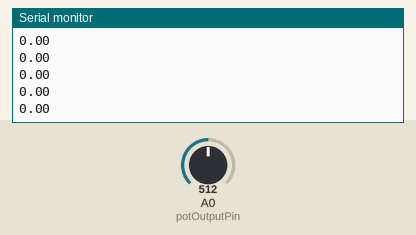
A sketch run on a simulated Arduino Uno, built with avr-gcc and run on an emulated ATmega328P. Parts: the last lines printed to the serial monitor. Inputs (shaded band) come from the test bench; at power-on: A0 (potOutputPin) = 512.

Above: at 1.2 s.
1.3 s: A0 (potOutputPin) set to 716
At 1.9 s:
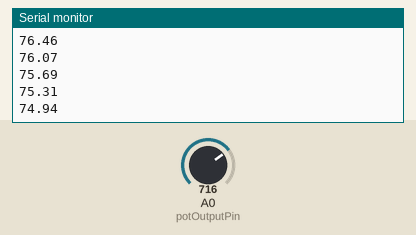
2.8 s: A0 (potOutputPin) set to 900
At 3.5 s:
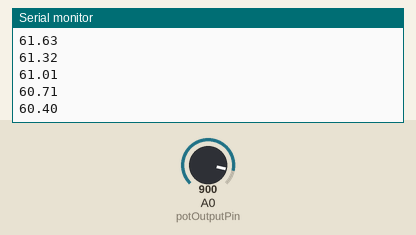
Timing chart, 0 to 5.8 s (numbered marks = the images above; inputs shaded):
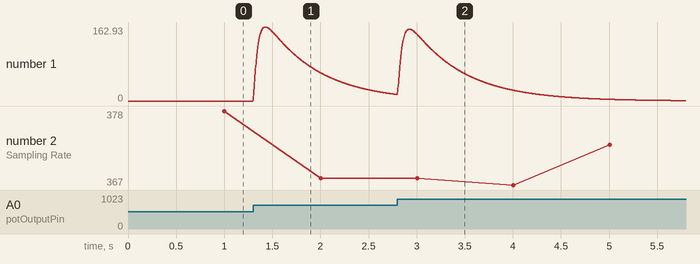

The sketch:

m_ECG__kalman_amp.ino
```cpp
// ===== ECG SIGNAL VIEWER =====

// Pin definitions
int potOutputPin = A0;   // Potentiometer output (final ECG signal)
int ecgInputPin  = A1;   // LM741 output (monitor only)

// Variables
int rawValue = 0;
float dcEstimate = 512.0;
float alphaDC = 0.995;
float smooth = 0;
float alphaSmooth = 0.25;

// ===== KALMAN FILTER VARIABLES =====
float kalmanValue = 0;        // Filtered output
float kalmanP = 1;            // Estimation error covariance
float kalmanQ = 0.125;        // Process noise covariance (adjust for responsiveness)
float kalmanR = 32;           // Measurement noise covariance (adjust for smoothing)
float kalmanK = 0;            // Kalman gain
// ===================================

// Sampling rate measurement
unsigned long lastTime = 0;
unsigned long currentTime = 0;
float samplingRate = 0;
int sampleCount = 0;
unsigned long lastPrintTime = 0;

void setup() {
  // initializes pin modes
  pinMode(potOutputPin, INPUT);  // ECG after pot
  pinMode(ecgInputPin, INPUT);   // ECG before pot (optional monitor)

  Serial.begin(115200); // initiates serial communication for debugging
}

void loop() {

  // Read ECG from potentiometer output
  rawValue = analogRead(potOutputPin);

  // Remove DC offset
  dcEstimate = alphaDC * dcEstimate + (1 - alphaDC) * rawValue;
  float ecg = rawValue - dcEstimate;

  // Smooth the signal
  smooth = alphaSmooth * ecg + (1 - alphaSmooth) * smooth;

  // ===== KALMAN FILTER =====
  // Prediction update
  kalmanP = kalmanP + kalmanQ;

  // Measurement update
  kalmanK = kalmanP / (kalmanP + kalmanR);
  kalmanValue = kalmanValue + kalmanK * (smooth - kalmanValue);
  kalmanP = (1 - kalmanK) * kalmanP;
  // ==========================

  // Send filtered signal to Serial Plotter
  Serial.println(kalmanValue);

  // Calculate and display sampling rate every second
  sampleCount++;
  currentTime = micros();
  if (currentTime - lastPrintTime >= 1000000) { // 1 second
    samplingRate = sampleCount;
    Serial.print("Sampling Rate: ");
    Serial.print(samplingRate);
    Serial.println(" Hz");
    sampleCount = 0;
    lastPrintTime = currentTime;
  }
  lastTime = currentTime;

  delay(2); // ~500 Hz sampling
}
```

Measured:
- after the input at 1.3 s, the serial monitor: prints a new line at once (image 1)
- plotted number 1: 0 → 14.26 after the input at 1.3 s
- plotted number 2: 378 → 368 after the input at 1.3 s
